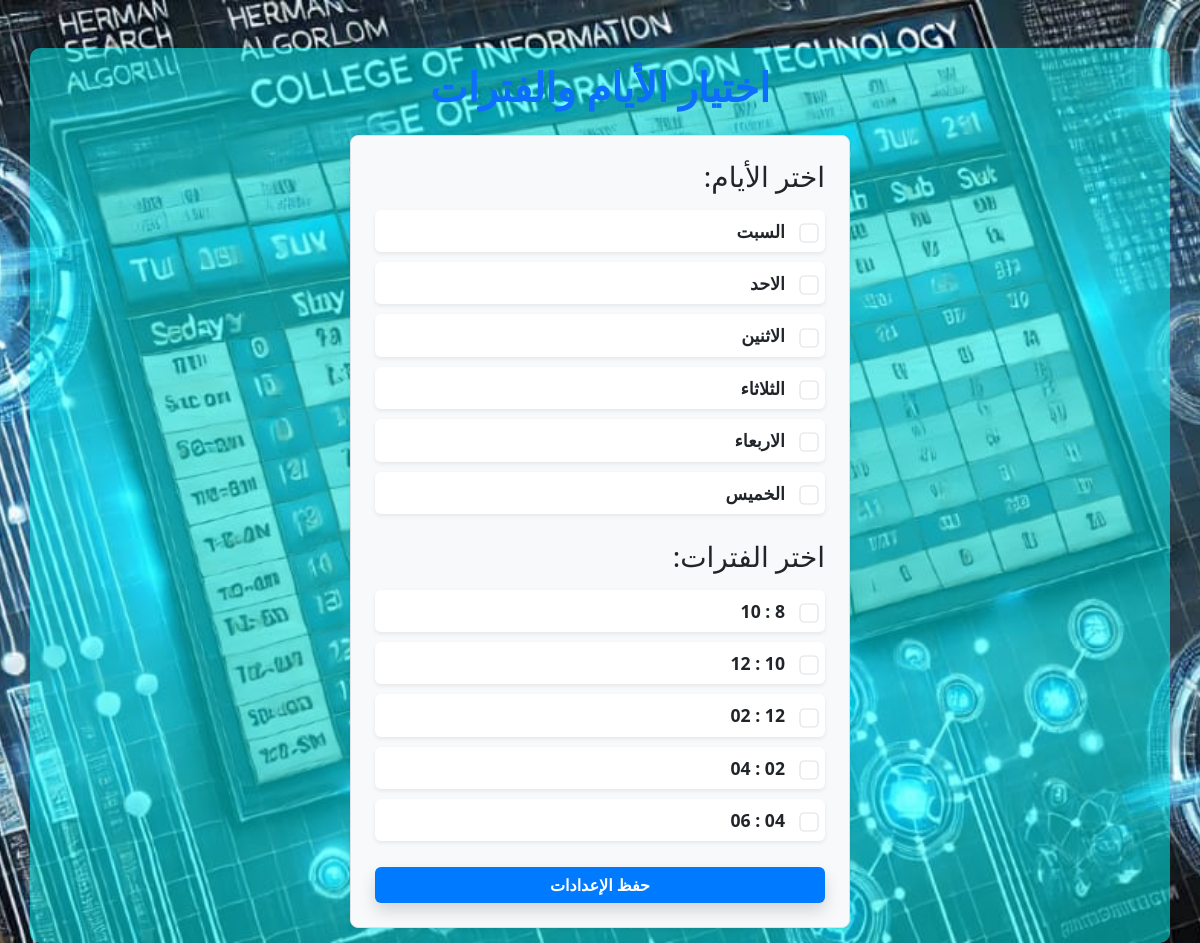
The app's page /choose/ (signed in) with its own data.
### scheduler/models.py (models this page shows, shortened)
class Days(models.Model):
    name = models.CharField(max_length=50)

class Periods(models.Model):
    name = models.CharField(max_length=50)

### scheduler/views.py (the view, shortened to what this page needs)
# urls.py: path('choose/', views.choose, name='choose'),
@login_required(login_url='Login_view')
def choose(request):
    user_college = College.objects.get(user=request.user)  # الكلية المرتبطة بالمستخدم
    days = Days.objects.all()
    periods = Periods.objects.all()
    return render(request, 'choose.html', {'days': days, 'periods': periods})

### templates/choose.html (shortened to what this page needs)
{% extends 'base.html' %}
{% load static %}
{% block contant %}
<div class="container mt-5" dir="rtl">
    <h1 class="text-center mb-4 text-primary fw-bold">اختيار الأيام والفترات</h1>
    <form method="POST" class="border p-4 shadow-sm bg-light rounded-3" style="max-width: 500px; margin: auto;" onsubmit="return validateSelection()">
    <h3 class="mb-3 text-dark">اختر الأيام:</h3>
    <div class="d-grid gap-2" id="days-container">
        {% for day in days %}
            <div class="form-check d-flex align-items-center gap-2 p-2 rounded bg-white shadow-sm hover-effect">
                <input class="form-check-input ms-2" type="checkbox" name="days" value="{{ day.id }}" id="day{{ day.id }}">
                <label class="form-check-label fw-semibold" for="day{{ day.id }}">
                    {{ day.name }}
                </label>
            </div>
        {% endfor %}
    </div>
    <h3 class="mt-4 mb-3 text-dark">اختر الفترات:</h3>
    <div class="d-grid gap-2" id="periods-container">
        {% for period in periods %}
            <div class="form-check d-flex align-items-center gap-2 p-2 rounded bg-white shadow-sm hover-effect">
                <input class="form-check-input ms-2" type="checkbox" name="periods" value="{{ period.id }}" id="period{{ period.id }}">
                <label class="form-check-label fw-semibold" for="period{{ period.id }}">
                    {{ period.name }}
                </label>
            </div>
        {% endfor %}
    </div>
    <button type="submit" class="btn btn-primary mt-4 w-100 fw-bold shadow">حفظ الإعدادات</button>
</form>
</div>
{% endblock %}

### schedule_optimizer/static/css/main.css (style rules this page uses)
.container { background-color:rgba(0, 255, 255, 0.5); padding: 15px; border-radius: 10px; }
.form-check { display: flex; align-items: center; margin-bottom: 0.5rem; }
.form-check-label { margin-left: 10px; }

### templates/choose.html (style rules this page uses)
.form-check-input { transform: scale(1.2); cursor: pointer; }
.form-check-label { cursor: pointer; font-size: 1.1rem; }
.btn-primary { background-color: #007bff; border: none; }

### records on screen
Days: name "السبت"
Days: name "الاحد"
Days: name "الاثنين"
Days: name "الثلاثاء"
Days: name "الاربعاء"
Days: name "الخميس"
Periods: name "8 : 10"
Periods: name "10 : 12"
Periods: name "12 : 02"
Periods: name "02 : 04"
Periods: name "04 : 06"
